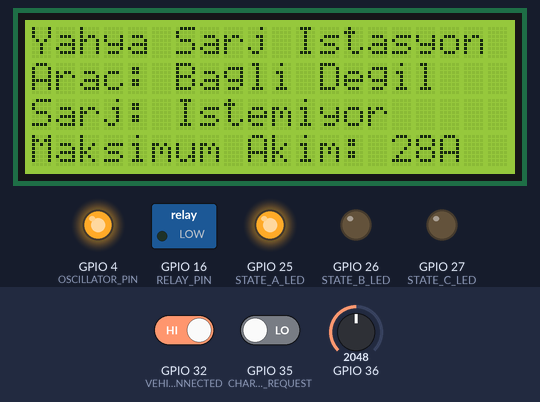
The sketch below on a simulated ESP32. On the bench: 20×4 character LCD, switched loads named in the sketch (green lamp = pin HIGH), output pins drawn as LEDs (lit = HIGH). Dashed ring = blinking. The test bench sets the inputs (shaded band); at power-on: GPIO 32 (VEHICLE_CONNECTED) HIGH, GPIO 36 = 2048, GPIO 35 (CHARGE_REQUEST) LOW. What the sketch prints to the serial monitor is not drawn.

Above: at 4.5 s.
4.6 s: GPIO 32 (VEHICLE_CONNECTED) driven LOW
At 6.0 s:
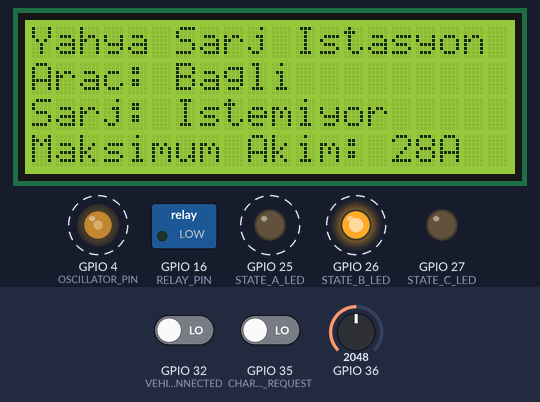
8.5 s: GPIO 36 set to 2866
At 9.7 s:
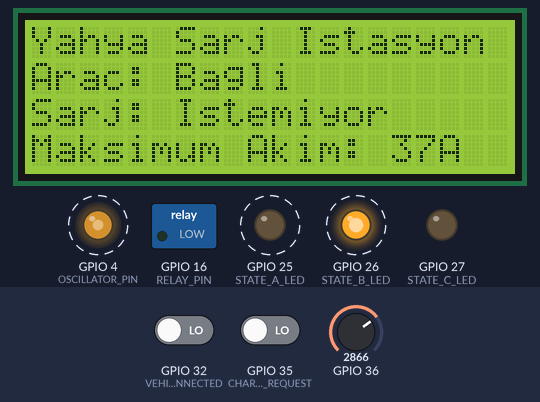
12.4 s: GPIO 36 set to 4095
At 14.5 s:
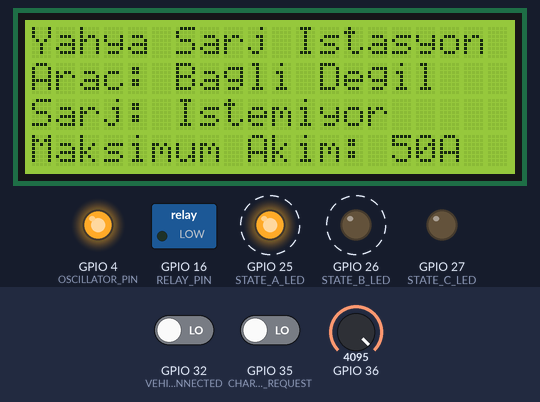
16.3 s: GPIO 36 set to 491
At 19.0 s:
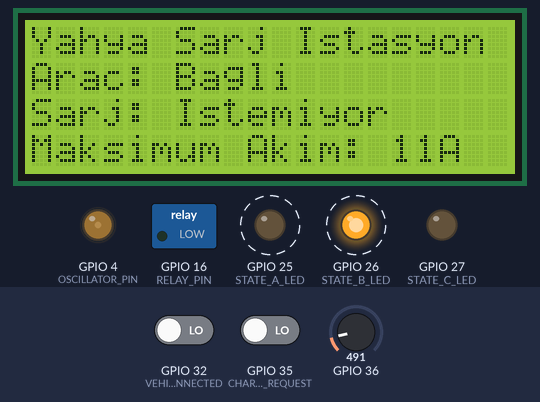
20.2 s: GPIO 36 set to 2047
At 21.7 s:
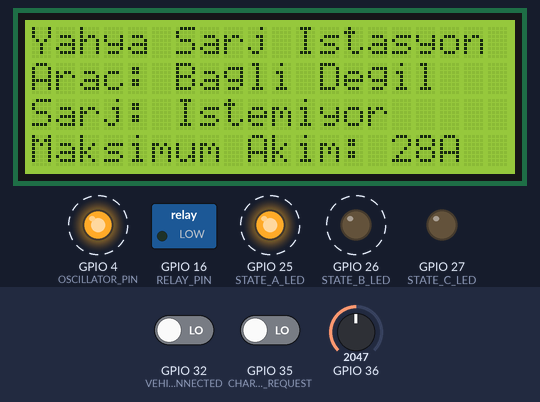
24.1 s: GPIO 32 (VEHICLE_CONNECTED) driven HIGH
At 25.8 s:
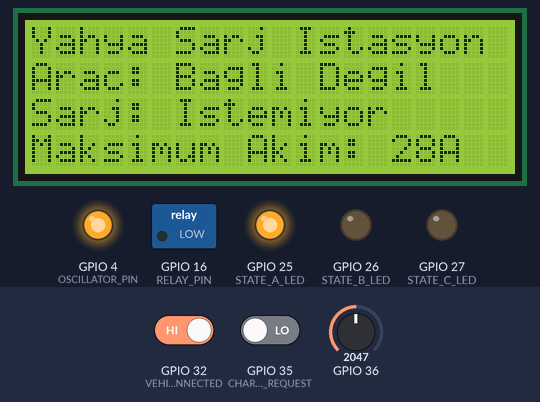
Timing chart, 0 to 27.1 s (numbered marks = the images above; inputs shaded):
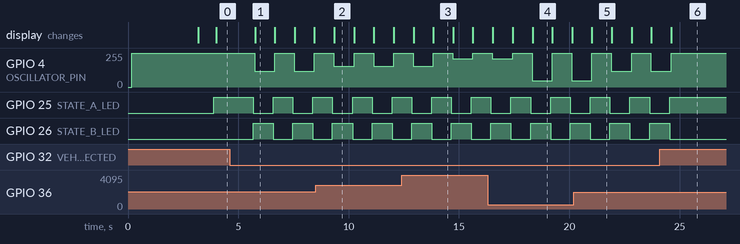

Measured:
- after the input at 4.6 s, GPIO 4 (OSCILLATOR_PIN): alternates 255/255 for 0.88 s and 119/255 for 0.91 s, starting after 1.1 s; GPIO 25 (STATE_A_LED): alternates HIGH for 0.89 s and LOW for 0.91 s, starting after 1.1 s; GPIO 26 (STATE_B_LED): alternates HIGH for 0.91 s and LOW for 0.89 s, starting after 1.1 s; the display: changes after 1.2 s (image 1)
- after the input at 8.5 s, the display: changes after 0.85 s (image 2)
- after the input at 12.4 s, the display: first differs from a run without the input after 1.4 s (image 3)
- after the input at 16.3 s, the display: first differs from a run without the input after 1.1 s (image 4 shows a later state)
- after the input at 20.2 s, the display: changes after 0.83 s (image 5)
- after the input at 24.1 s, GPIO 4 (OSCILLATOR_PIN): goes on until 24.6 s, then stays 255/255; GPIO 25 (STATE_A_LED): goes on until 24.5 s, then stays HIGH; GPIO 26 (STATE_B_LED): goes on until 24.5 s, then stays LOW
- what the display in image 1 shows lasts 0.9 s, from 5.8 s to 6.7 s

The sketch:

ESP32S_AC_CHARGE_CONTROLLER.ino
```cpp
/*  EVSE Charger Yöntem 4 Deneme 2
    26.08.2023
    Pazartesi

    Bu yöntemde komparatörler ile oluşan sinyalin eşik değerlerini geçip geçmediği
    karşılaştırılmış, analıg bir voltaj okuması yerine üretilen sinyalin high ve low
    geçiş zamanları üzerinden durum geçişleri yapılmıştır.

*/
#define STATE_A_LED 25              // Kırmızı
#define STATE_B_LED 26              // Sarı
#define STATE_C_LED 27              // Yeşil
#define OSCILLATOR_PIN 4            //Control Pilot üretilen pin
#define VEHICLE_CONNECTED 32        //Komparatör 1 çıkışını okur
#define CHARGE_REQUEST 35           //Komparatör 2 çıkışını okur
#define SET_CURRENT_ADC 36
#define RELAY_PIN 16

int selected_current;

unsigned long vehicle_connected_low =0;
unsigned long vehicle_connected_high=0;
unsigned long charge_request_low =0;
unsigned long charge_request_high=0;

// State Geçişi değişkenleri --------
bool vehicle_is_connected = false;   //araç bağlı mı ?
bool charge_is_requested = false;    //Şarj istiyor mu ?
bool vehicle_is_connected_state_a = false; //araç ilk state A'da bağlı mı?

/* NOT: Yukarıdaki değişken şu sebeple gereklidir:
  Araç state A da analogWrite(OSCILLATOR_PIN, 255) ile DC 12V'luk bir sinyal
  oluşturur. Bu sinyal kare dalga olmadığından dolayı komparatörlerden geçse
  bile high_to_low yada low_to_high zamanı 0us çıkar çünkü DC bir sinyaldir,
  geçiş yapmaz. Bundan dolayı state A da bu pinin bu sefer digitalRead() olarak
  okunması gereklidir. Osiloskop ile görülen değer şu şekildedir:

  Araç Bağlı Değil -> Komparatör çıkışında 2.92V sabit bir sinyal var.
  Araç Baplı       -> Komparatör çıkışında 0V sabit bir sinyal var.

*/
// ----------------------------------

// State Geçişi için debounce uygulamaı--
#define DEBOUNCE_DELAY 200  // 200ms debounce süresi
unsigned long lastDebounceTime = 0;
unsigned long currentTime;
//--------------------------------------

// LCD Ekran ve Yazdırma ------------
#include <LiquidCrystal_I2C.h>
LiquidCrystal_I2C lcd(0x27, 20, 4); // set the LCD address to 0x3F for a 16 chars and 2 line display

String lastVehicleStatus = "";
String lastChargeStatus = "";
int lastMaxCurrent = 0;
//-----------------------------------

// RFID Okuyucu ---------------------
#include <SPI.h>
#include <MFRC522.h>

#define SS_PIN 5
#define RST_PIN 14
MFRC522 mfrc522(SS_PIN, RST_PIN);   // Create MFRC522 instance.
int rfid_check = 0;
bool rfid_read_successful = false;

// State Machine --------------------
enum State {
  STATE_A,
  STATE_B,
  STATE_C
};

State currentState = STATE_A;
//-----------------------------------


// Debug Amaçlı Değişkenler ---------
bool state_A = false;
bool state_B = false;
bool state_c = false;

//-----------------------------------
// FONKSİYONLAR ------------------------------------------------------------------

int calculate_duty_cycle(float available_current){
  float duty_cycle;

  if (available_current>= 6 && available_current < 51){
    duty_cycle = available_current / 0.6;
  }
  else if (available_current >= 51 && available_current <= 80){
    duty_cycle = (available_current / 0.6) + 64;
  }
  else {
    Serial.println("Akım şarj için çok düşük! Akım < 6A.");
    Serial.println("Dijital Haberleşme Duty Cycle'ı: %5.");
    duty_cycle = 5;
  }

  //Yüzdelik duty cycle'ı analogWrite() için 0 ile 255 arasına oranlama
  int analogwrite_value = (int)(duty_cycle * 255) / 100;
  return analogwrite_value;
}

int set_available_current(int ADC_PIN)
{
  int available_current;
  available_current = map(analogRead(ADC_PIN), 0, 4096, 6, 51);
  return available_current;
}

void LCD_Print(int state, int max_current, int arac_durumu, int sarj_isteme) {
  String currentVehicleStatus = arac_durumu ? "Bagli" : "Bagli Degil";
  String currentChargeStatus = sarj_isteme ? "Istiyor" : "Istemiyor";

  lcd.setCursor(0, 0);
  lcd.print("Yahya Sarj Istasyon");

  lcd.setCursor(0,1);
  lcd.print("Arac: ");
  // Update vehicle connection status only if it has changed
  if (currentVehicleStatus != lastVehicleStatus) {
    lcd.setCursor(6, 1);
    lcd.print("              "); // Clear previous status
    lcd.setCursor(6, 1);
    lcd.print(currentVehicleStatus);
    lastVehicleStatus = currentVehicleStatus;
  }
  lcd.setCursor(0,2);
  lcd.print("Sarj: ");
  // Update charging request status only if it has changed
  if (currentChargeStatus != lastChargeStatus) {
    lcd.setCursor(6, 2);
    lcd.print("              "); // Clear previous status
    lcd.setCursor(6, 2);
    lcd.print(currentChargeStatus);
    lastChargeStatus = currentChargeStatus;
  }
  lcd.setCursor(0,3);
  lcd.print("Maksimum Akim: ");
  // Update max current only if it has changed
  if (max_current != lastMaxCurrent) {
    lcd.setCursor(15, 3);
    lcd.print("    "); // Clear previous value
    lcd.setCursor(15, 3);
    lcd.print(max_current);
    lcd.setCursor(17,3);
    lcd.print("A");
    lastMaxCurrent = max_current;
  }
}
/*
int selected_current(int current)
{
  int selected_current;
  if (current == 6)
    selected_current = 0;
  else if(current == 10)
    selected_current = 1;
  else if (current == 16)
    selected_current = 2;
  else if(current == 32)
    selected_current = 3;
  else
    Serial.println("INVALID CURRENT!");

  return selected_current;
}
*/

int RFID_READ()
{
  int rfid_check;
  //Show UID on serial monitor
  Serial.print("UID tag :");
  String content= "";
  byte letter;
  for (byte i = 0; i < mfrc522.uid.size; i++)
  {
     Serial.print(mfrc522.uid.uidByte[i] < 0x10 ? " 0" : " ");
     Serial.print(mfrc522.uid.uidByte[i], HEX);
     content.concat(String(mfrc522.uid.uidByte[i] < 0x10 ? " 0" : " "));
     content.concat(String(mfrc522.uid.uidByte[i], HEX));
  }
  Serial.println();
  Serial.print("Message : ");
  content.toUpperCase();
  if (content.substring(1) == "C3 33 84 28") //change here the UID of the card/cards that you want to give access
  {
    Serial.println("Authorized access");
    Serial.println();
    rfid_check = 1;
    delay(3000);
  }

 else   {
    Serial.println(" Access denied");
    delay(3000);
    rfid_check = 0;
  }

  return rfid_check;

}
// FONKSİYONLAR BİTİŞ ------------------------------------------------------------------

void setup()
{
  Serial.begin(9600);
  pinMode(STATE_A_LED, OUTPUT);
  pinMode(STATE_B_LED, OUTPUT);
  pinMode(STATE_C_LED, OUTPUT);
  pinMode(OSCILLATOR_PIN, OUTPUT);        // Control Pilot üretilen pin
  pinMode(CHARGE_REQUEST, INPUT);         // Komparatör 2 çıkışını okur
  pinMode(VEHICLE_CONNECTED, INPUT);      // Komparatör 1 çıkışını okur
  pinMode(RELAY_PIN, OUTPUT);

  lcd.init();
  lcd.clear();
  lcd.backlight();

  lcd.setCursor(0, 0);
  lcd.print("     Yahya ARGE    ");
  lcd.setCursor(0, 1);
  lcd.print("  AC Sarj Istasyonu ");
  lcd.setCursor(0,2);
  lcd.print("....Baslatiliyor....");

  SPI.begin();      // Initiate  SPI bus
  mfrc522.PCD_Init();   // Initiate MFRC522
  delay(4);

  analogWrite(OSCILLATOR_PIN, 255);
  digitalWrite(RELAY_PIN, LOW);
  delay(3000);
  lcd.clear();
}

void loop()
{


  selected_current = set_available_current(SET_CURRENT_ADC);
  Serial.printf("Selected Current: %d\n",selected_current);
  Serial.println();
  // Debug Seri Monitör Ekranı
  Serial.print("vehicle_is_connected: ");
  Serial.print(vehicle_is_connected);
  Serial.print(" | charge is requested: ");
  Serial.print(charge_is_requested);
  Serial.print(" | vehicle_is_connected_state_a: ");
  Serial.println(vehicle_is_connected_state_a);

  Serial.print("Şarj İsteği LOW to HIGH zamanı : ");
  Serial.print(charge_request_low);
  Serial.print("us | Şarj İsteği HIGH to LOW zamanı ");
  Serial.print(charge_request_high);
  Serial.print("us | Araç Bağlı LOW to HIGH zamanı: ");
  Serial.print(vehicle_connected_low);
  Serial.print("us | Araç Bağlı HIGH to LOW zamanı: ");
  Serial.print(vehicle_connected_high);
  Serial.println("us");
  delay(500);


  switch(currentState)
  {
    case STATE_A:
      digitalWrite(STATE_A_LED, HIGH);
      digitalWrite(STATE_B_LED, LOW);
      digitalWrite(STATE_C_LED, LOW);
      Serial.println("STATE_A: Araç bağlı değil. Araç şuan güç istemiyor.");
      LCD_Print(1, selected_current, 0, 0);
      // Oscillatörden DC 12V üretelim.
      analogWrite(OSCILLATOR_PIN, 255);
      delay(100);
      digitalWrite(RELAY_PIN, LOW);


      if (digitalRead(VEHICLE_CONNECTED) == 0)
      {
        vehicle_is_connected_state_a = true;
      }
      else
      vehicle_is_connected_state_a = false;


      if (vehicle_is_connected_state_a == true)
      {
        currentState = STATE_B;
      }
      else
        currentState = STATE_A;

      rfid_read_successful = false;
    break;

    case STATE_B:
      digitalWrite(STATE_A_LED, LOW);
      digitalWrite(STATE_B_LED, HIGH);
      digitalWrite(STATE_C_LED, LOW);
      Serial.println("STATE_B: Araç bağlandı. Araç şuan güç istemiyor.");
      LCD_Print(1, selected_current, 1, 0);

      analogWrite(OSCILLATOR_PIN, calculate_duty_cycle(selected_current));
      digitalWrite(RELAY_PIN, LOW);

      vehicle_connected_low = pulseIn(VEHICLE_CONNECTED, LOW, 5000);
      vehicle_connected_high = pulseIn(VEHICLE_CONNECTED, HIGH, 5000);
      charge_request_low = pulseIn(CHARGE_REQUEST, LOW, 5000);
      charge_request_high = pulseIn(CHARGE_REQUEST, HIGH, 5000);

      if (vehicle_connected_low >= 0)
      {
        delay(100);
        // Check again after delay
        vehicle_connected_low = pulseIn(VEHICLE_CONNECTED, LOW, 5000);
            if (vehicle_connected_low > 10) {
              vehicle_is_connected = true;

              // Check if charge is requested
              if (charge_request_low > 10) {
                charge_is_requested = true;
              } else {
                charge_is_requested = false;
              }
            }
            else
            {
              vehicle_is_connected = false;
            }
      }
      else
      {
        vehicle_is_connected = false;
        charge_is_requested = false;
      }


      // Durum kontrolü
      if (vehicle_is_connected == false) {
        currentState = STATE_A;
      } else if (charge_is_requested == true) {
        currentState = STATE_C;
      }

      rfid_read_successful = false;

    break;
    case STATE_C:
      digitalWrite(STATE_A_LED, LOW);
      digitalWrite(STATE_B_LED, LOW);
      digitalWrite(STATE_C_LED, HIGH);

      Serial.println("STATE_C: Araç bağlı. Araç güç istiyor.");

      LCD_Print(1, selected_current, 1, 1);
      analogWrite(OSCILLATOR_PIN, calculate_duty_cycle(selected_current));
      delay(100);


      vehicle_connected_low = pulseIn(VEHICLE_CONNECTED, LOW, 5000);
      vehicle_connected_high = pulseIn(VEHICLE_CONNECTED, HIGH, 5000);
      charge_request_low = pulseIn(CHARGE_REQUEST, LOW, 5000);
      charge_request_high = pulseIn(CHARGE_REQUEST, HIGH, 5000);

      if (vehicle_connected_low >= 0)
      {
        delay(100);
        // Check again after delay
        vehicle_connected_low = pulseIn(VEHICLE_CONNECTED, LOW, 5000);
            if (vehicle_connected_low > 10) {
              vehicle_is_connected = true;

              // Check if charge is requested
              if (charge_request_low > 10) {
                charge_is_requested = true;
              } else {
                charge_is_requested = false;
              }
            }
            else
            {
              vehicle_is_connected = false;
            }
      }
      else
      {
        vehicle_is_connected = false;
        charge_is_requested = false;
      }
      // Non-blocking zamanlama için millis() kullanımı
      currentTime = millis();
      if (currentTime - lastDebounceTime > DEBOUNCE_DELAY) {

        // Durum kontrolü
        if (vehicle_is_connected == false) {
          currentState = STATE_A;
        } else if (charge_is_requested == false) {
          currentState = STATE_B;
        }

        lastDebounceTime = currentTime;  // Son debounce zamanını güncelle
      }

      /*
      if (!rfid_read_successful)
      {
        rfid_check = RFID_READ();
        if (rfid_check == 1) {
            digitalWrite(RELAY_PIN, HIGH);
            Serial.println("RFID Okundu, güç veriliyor");
            rfid_read_successful = true; // Set the flag to indicate RFID was read successfully
        }
      }
      */
      digitalWrite(RELAY_PIN, HIGH);

      break;
  }


}
```
